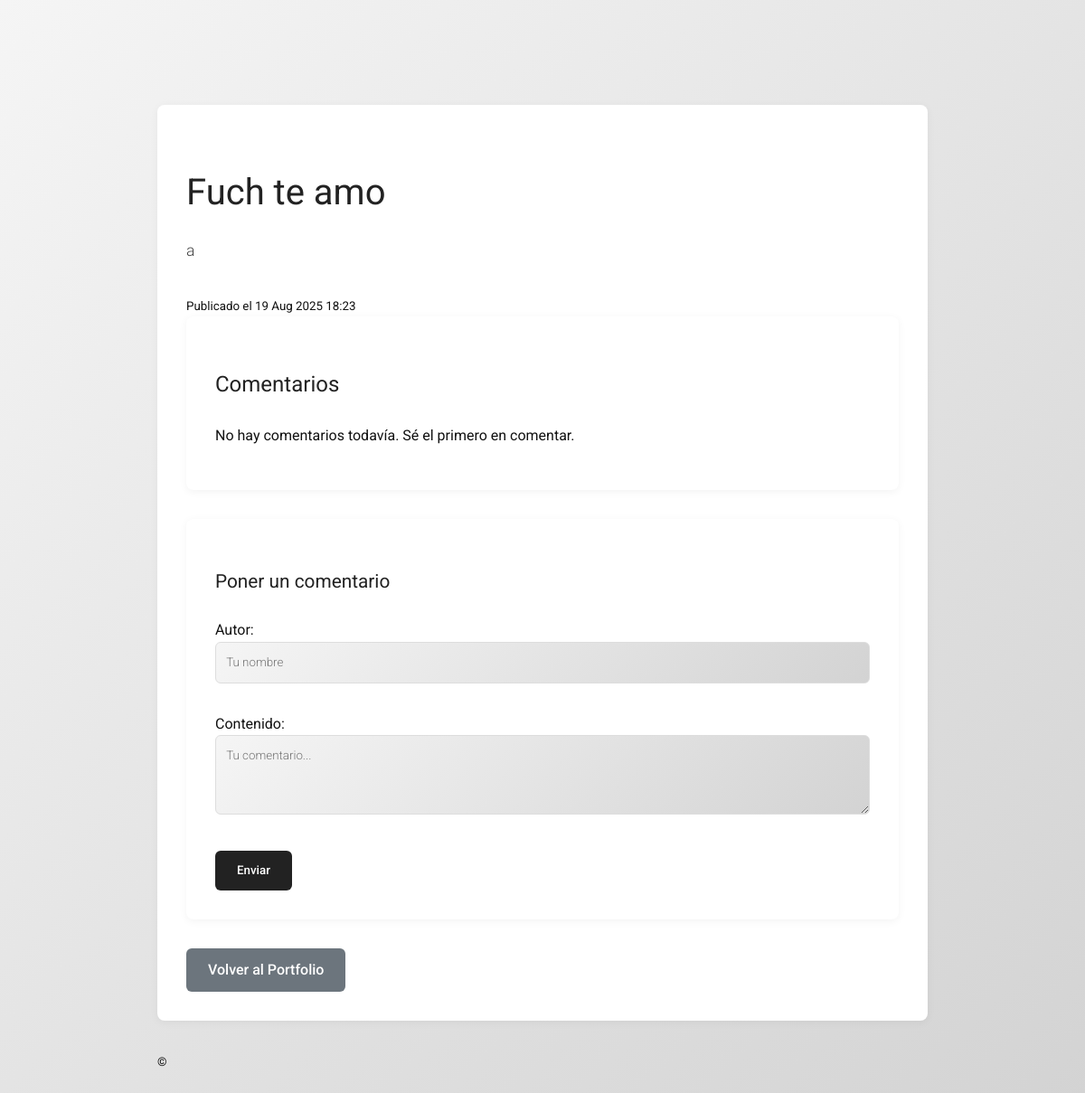
/blog/5/, run on the app's committed database.
### blog/models.py (models this page shows, shortened)
class Post(models.Model):
    titulo = models.CharField(max_length=200)
    contenido = models.TextField()
    imagen = models.ImageField(upload_to='posts/', blank=True, null=True)
    creado = models.DateTimeField(default=timezone.now)

### blog/views.py (the view)
# urls.py: path('<int:pk>/', views.post_detail, name='post_detail'),
def post_detail(request, pk):
    post = get_object_or_404(Post, pk=pk)
    comentarios = post.comentarios.filter(padre__isnull=True).order_by('-creado')
    if request.method == 'POST':
        form = ComentarioForm(request.POST)
        padre_id = request.POST.get('padre_id')
        if form.is_valid():
            comentario = form.save(commit=False)
            comentario.post = post
            if padre_id:
                comentario.padre = Comentario.objects.get(id=padre_id)
            comentario.save()
            return redirect('post_detail', pk=post.pk)
    else:
        form = ComentarioForm()
    return render(request, 'blog/post_detail.html', {
        'post': post,
        'comentarios': comentarios,
        'form': form
    })

### blog/forms.py
class ComentarioForm(forms.ModelForm):
    class Meta:
        model = Comentario
        fields = ['autor', 'contenido']
        widgets = {
            'autor': forms.TextInput(attrs={'placeholder': 'Tu nombre', 'class': 'input-com'}),
            'contenido': forms.Textarea(attrs={'placeholder': 'Tu comentario...', 'rows': 3, 'class': 'textarea-com'}),
        }

### blog/templates/blog/post_detail.html (shortened to what this page needs)
{% extends "blog/base_blog.html" %}
{% block content %}
<section id="post-detail-container">
    <div class="post-detail">
        <article class="post-content">
            <h2 class="post-title">{{ post.titulo }}</h2>
            <p class="post-body">{{ post.contenido }}</p>
            <div class="post-meta">
                <small>Publicado el {{ post.creado|date:"d M Y H:i" }}</small>
            </div>
        </article>
        <div class="comments-section">
            <h3>Comentarios</h3>
            {% for comentario in post.comentarios.all %}
                <div class="comentario">
                    <div class="comentario-header">
                        <span class="comentario-usuario">
                            @{{ comentario.autor }}
                        </span>
                    </div>
                    <div class="comentario-body">
                        <p>{{ comentario.contenido }}</p>
                    </div>
                    <div class="comentario-footer">
                        <small>{{ comentario.creado|date:"d M Y H:i" }}</small>
                        <a href="#" class="comentario-reply">Responder</a>
                    </div>
                    {% for respuesta in comentario.respuestas.all %}
                        <div class="respuesta">
                            <div class="comentario-header">
                                <span class="comentario-usuario">
                                    @{{ respuesta.autor }}
                                </span>
                            </div>
                            <div class="comentario-body">
                                <p>{{ respuesta.contenido }}</p>
                            </div>
                            <div class="comentario-footer">
                                <small>{{ respuesta.creado|date:"d M Y H:i" }}</small>
                            </div>
                        </div>
                    {% endfor %}
                </div>
            {% empty %}
                <p>No hay comentarios todavía. Sé el primero en comentar.</p>
            {% endfor %}
        </div>
        <div class="form-comentario">
            <h3>Poner un comentario</h3>
            <form method="POST">
                {{ form.as_p }}
                <button type="submit">Enviar</button>
            </form>
        </div>
        <a href="{% url 'home' %}" class="btn-volver">Volver al Portfolio</a>
      </div>
</section>
{% endblock %}

### blog/static/blog/css/blog.css (style rules this page uses)
:root { --color-bg: #fff; --color-text: #111; --color-accent: #222; --color-btn: #fff; --color-btn-bg: #222; --color-btn-hover: #fff; --color-btn-bg-hover: #444; --color-border: #222; --color-gradient: linear-gradient(135deg, #f5f5f5 0%, #d3d3d3 100%); }
body, input, textarea, select, button { font-family: 'Roboto', sans-serif; color: var(--color-text); background: var(--color-gradient); line-height: 1.6; margin: 0; padding: 0; box-sizing: border-box; }
.blog-page { max-width: 900px; margin: 0 auto; padding: 6em 1.5em 2em 1.5em; }
.post-detail { background: var(--color-bg); padding: 2rem; border-radius: 8px; box-shadow: 0 2px 10px rgba(0,0,0,0.05); margin-bottom: 2rem; }
.post-title { font-weight: 400; font-size: 2.5rem; color: var(--color-accent); margin-bottom: 1rem; }
.post-body { font-weight: 300; font-size: 1.1rem; color: #444; line-height: 1.7; margin-bottom: 2rem; }
.comments-section { background: var(--color-bg); padding: 2rem; border-radius: 8px; box-shadow: 0 2px 10px rgba(0,0,0,0.05); margin-bottom: 2rem; }
.comments-section h3 { font-weight: 400; font-size: 1.5rem; margin-bottom: 1.5rem; color: var(--color-accent); }
.form-comentario { background: var(--color-bg); padding: 2rem; border-radius: 8px; box-shadow: 0 2px 10px rgba(0,0,0,0.05); margin-bottom: 2rem; }
.form-comentario h3 { font-weight: 400; font-size: 1.3rem; margin-bottom: 1.5rem; color: var(--color-accent); }
.form-comentario input[type="text"], .form-comentario input[type="email"], .form-comentario textarea { width: 100%; padding: 0.7rem; border: 1px solid #ddd; border-radius: 6px; margin-bottom: 1rem; font-weight: 300; }
.form-comentario button[type="submit"] { background: var(--color-btn-bg); color: var(--color-btn); border: none; border-radius: 6px; padding: 0.7rem 1.5rem; cursor: pointer; font-weight: 500; transition: background 0.2s; }
.btn-volver { background: #6c757d; color: white; padding: 0.7rem 1.5rem; border-radius: 6px; display: inline-block; text-decoration: none; font-weight: 500; }

### data on the page
Post: titulo "Fuch te amo", contenido "a", creado "19 Aug 2025 18:23"
